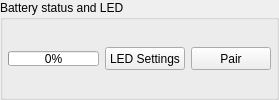
               <widget class="QGroupBox" name="gb_battery">
                <property name="minimumSize">
                 <size>
                  <width>104</width>
                  <height>0</height>
                 </size>
                </property>
                <property name="title">
                 <string>Battery status and LED</string>
                </property>
                <layout class="QHBoxLayout" name="gb_battery_layout" stretch="1,1,1">
                 <property name="leftMargin">
                  <number>5</number>
                 </property>
                 <property name="topMargin">
                  <number>5</number>
                 </property>
                 <property name="rightMargin">
                  <number>5</number>
                 </property>
                 <property name="bottomMargin">
                  <number>5</number>
                 </property>
                 <item>
                  <widget class="QProgressBar" name="pb_battery">
                   <property name="maximumSize">
                    <size>
                     <width>16777215</width>
                     <height>15</height>
                    </size>
                   </property>
                   <property name="value">
                    <number>0</number>
                   </property>
                   <property name="invertedAppearance">
                    <bool>false</bool>
                   </property>
                  </widget>
                 </item>
                 <item>
                  <widget class="QPushButton" name="b_led_settings">
                   <property name="maximumSize">
                    <size>
                     <width>16777215</width>
                     <height>23</height>
                    </size>
                   </property>
                   <property name="text">
                    <string>LED Settings</string>
                   </property>
                  </widget>
                 </item>
                 <item>
                  <widget class="QPushButton" name="b_pair_device">
                   <property name="maximumSize">
                    <size>
                     <width>16777215</width>
                     <height>23</height>
                    </size>
                   </property>
                   <property name="text">
                    <string>Pair</string>
                   </property>
                  </widget>
                 </item>
                </layout>
               </widget>
